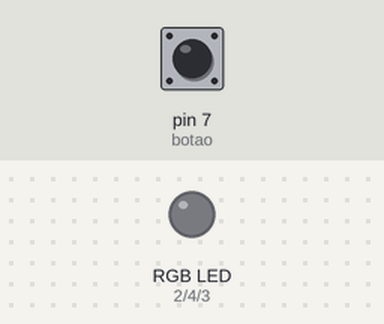
The sketch below on a simulated Arduino Uno, built with avr-gcc and run on an emulated ATmega328P. Shown: an RGB LED mixed from three pins (HIGH = lit). The test bench sets the inputs (shaded band); at power-on: pin 7 (botao) LOW.

Above: at 1.2 s.
1.3 s: pin 7 (botao) pulled HIGH for 0.15 s
At 2.2 s:
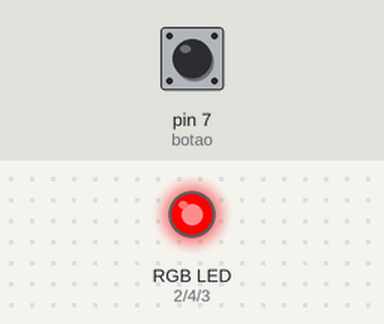
2.9 s: pin 7 (botao) pulled HIGH for 1 s
At 4.7 s:
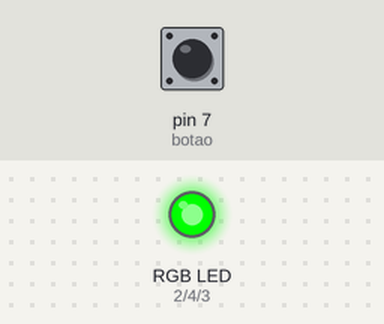
5.4 s: pin 7 (botao) pulled HIGH for 0.15 s
At 6.5 s:
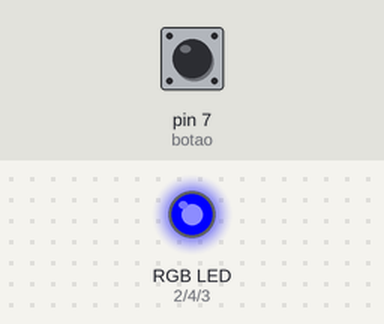
7.0 s: pin 7 (botao) pulled HIGH for 3.2 s
At 10.7 s:
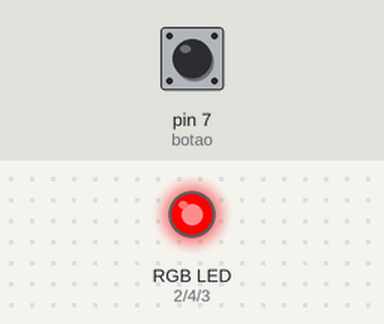
Timing chart, 0 to 12.2 s (numbered marks = the images above; inputs shaded):
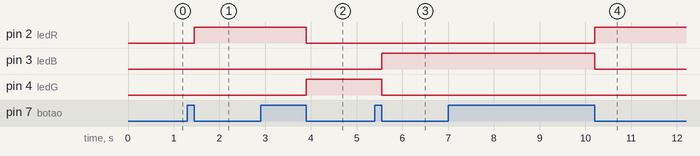

The sketch:

sketch_configurando_led_rgb_com_classes_comentado_.ino
```cpp
#define ledR 2 // definindo variáveis com o endereço das portas digitais do Arduino;
#define ledG 4
#define ledB 3
#define botao 7

class Btn{ //1° classe, responsável pelo botão(ligado na porta 7 do Arduino(INPUT));
public: //define (toda parametro, metodo abaixo desse ponto), como publico, podendo especificar se o método ou o parametro é privado;  (public metodo construtor)
  int btnclicado,btnliberado,pino; //parametros da classe Btn;
  Btn(int p){ //(metodo construtor)-forma de método construtor clássica; Com parametro (p) passado;
    pino=p;//a variável de classe local(pino) rescebe o parametro(p)
    btnclicado=btnliberado=0; //as variáveis btnclicado e btnliberado são inicializadas valendo 0;
  }
  bool press(){ //criação do metodo(press)<do tipo bool>=<retorna boll>
  if(digitalRead(pino)==HIGH){ //condição(digitalRead(pino) = o valor da variável(pino) vai ser lido pelo arduino(digitalRead(INPUT)) e será comparado, if(HIGH), execultar; HIGH = 1, LOW=0;
    btnclicado=1; //pino(porta do botão(passada pelo parametro(p) na instanciação após o final da classe) em (HIGH),  significa que está passando corrente;Lembrar que o botão está em (pull down);
    btnliberado=0;
  }else{ //else ativando assim que libera o botão, garantindo que o botão foi liberado, ele troca o valor de(btnliberado=0), para 1 (dados bool);
    btnliberado=1;
  }
  if((btnclicado==1)and(btnliberado==1)){ // condição de retorno, que checa os estados do botão, garantindo que btnclicado e btnliberado controle o estado do botão(garantindo que mantenha a cor) até a proxima chamada;
  btnclicado=0; //reiniciando os valores das variáveis, para garantir que sejam execultadas apropiadamente quando forem chamadas novamente(ao precionar e liberar o botão);
  btnliberado=0;
  return true; //(btnclicado==1)and(btnliberado==1), retorna true;
  }else{
    return false; //else: false;
  }
 }
}; //fim da classe Btn;
Btn btn(botao); //instanciando um objeto na classe Btn; (<classe> <objeto(parametro da classe(p no caso))> com o valor d(#define botao)

class Cor{ //2° classe, responsável pelas cores dos leds, ledR,ledG,ledB(ligadas na porta 2,4,3 do Arduino(OUTPUT));
public: //define (toda parametro, metodo abaixo desse ponto), como publico, podendo especificar se o método ou o parametro é privado;  (public metodo construtor)
  int pinoR,pinoG,pinoB,ciclo,maximo; //parametros da classe Cor;
  Cor(int pr, int pg, int pb):pinoR(pr),pinoG(pg),pinoB(pb){ //iniciando e parametros do metodo/o construtor; referindo os parametros do método(v.locais) recebendo valores das (v.globais);
    ciclo=0; // tambem referindo os valores das demais variáveis
    maximo=3;
  }
  void trocaled(){ //metodo publico
    if(ciclo==0){ //condições para controle do ciclo de cores nos leds;
      corled(1,0,0); //método(trocaled), chamando o metodo PRIVADO(corled(parametros)) em sua condição if, e preenchendo com valores(bool) seus parametros;
    }else if(ciclo==1){
      corled(0,1,0);
    }else if(ciclo==2){
      corled(0,0,1);
    }
    ciclo++; //incremento, o que garante que as condiçãoes (if,else if e else) possam ser acessadas;
    if(ciclo>maximo-1){ // codição que garante a correta repetição do metodo(trocaled);
      ciclo=0; //ciclo volta a receber 0 para que possa ser reutilizado no metodo;
    }
  }
private: //declarando que o método a seguir é privado;
  void corled(int r, int g, int b){//construção do metodo(corled);
    digitalWrite(pinoR,r); //digitalWrite(<v.global>,<parametros(v.locais)>; Quando o metodo(trocaled()) chamar corled(parametros), ele irá preencher os parametros de corled(parametros), e digitalWrite irá garantir que esse método realizará uma ação(ligar o led na cor desejada) quando for chamado por trocaled();
    digitalWrite(pinoG,g);
    digitalWrite(pinoB,b);
  }
}; //fim da classe Cor;
Cor cor(ledR,ledG,ledB); //instanciando um objeto na classe Cor; (<classe> <objeto(parametro da classe(pinoR,pinoG,pinoB))>, com os valores dos(#define ledR,ledG,ledB);


void setup() { //Definindo o "Hardware" a ser utilizado e seu modo de uso pretendido;
  pinMode(ledR,OUTPUT);//pinMode=definindo porta do Arduino; pinMode(<n.da porta>,<uso pretendido>); OUTPUT = PORTA DO ARDUINO SETADA PARA REALIZAR UMA AÇÂO; INPUT = PORTA DO ARDUINO SETADA PARA RESCEBE UMA AÇÂO;
  pinMode(ledG,OUTPUT);
  pinMode(ledB,OUTPUT);
  pinMode(botao,INPUT);
}

void loop() { //Definindo o "RunTime" método que faz o programa ligar mesmo( e seu código de funcionamento); (repete em loop)
  if(btn.press())//Condição de chamada do metodo(press), do objeto(btn), instanciado na classe(Btn);
  cor.trocaled(); //Uma vez que a condição do botão(Btn.press) sejá verdadeira, O objeto(cor.trocaled()) será chamado;
}
//btn.press retorna (true), chamando o metodo(trocaled) do objeto(cor), instanciado na classe(Cor);
```

Measured:
- after the input at 1.3 s, pin 2 (ledR): LOW → HIGH after 0.15 s
- after the input at 2.9 s, pin 2 (ledR): HIGH → LOW after 1.0 s; pin 4 (ledG): LOW → HIGH after 1.0 s
- after the input at 5.4 s, pin 3 (ledB): LOW → HIGH after 0.15 s; pin 4 (ledG): HIGH → LOW after 0.15 s
- after the input at 7.0 s, pin 2 (ledR): LOW → HIGH after 3.2 s; pin 3 (ledB): HIGH → LOW after 3.2 s
